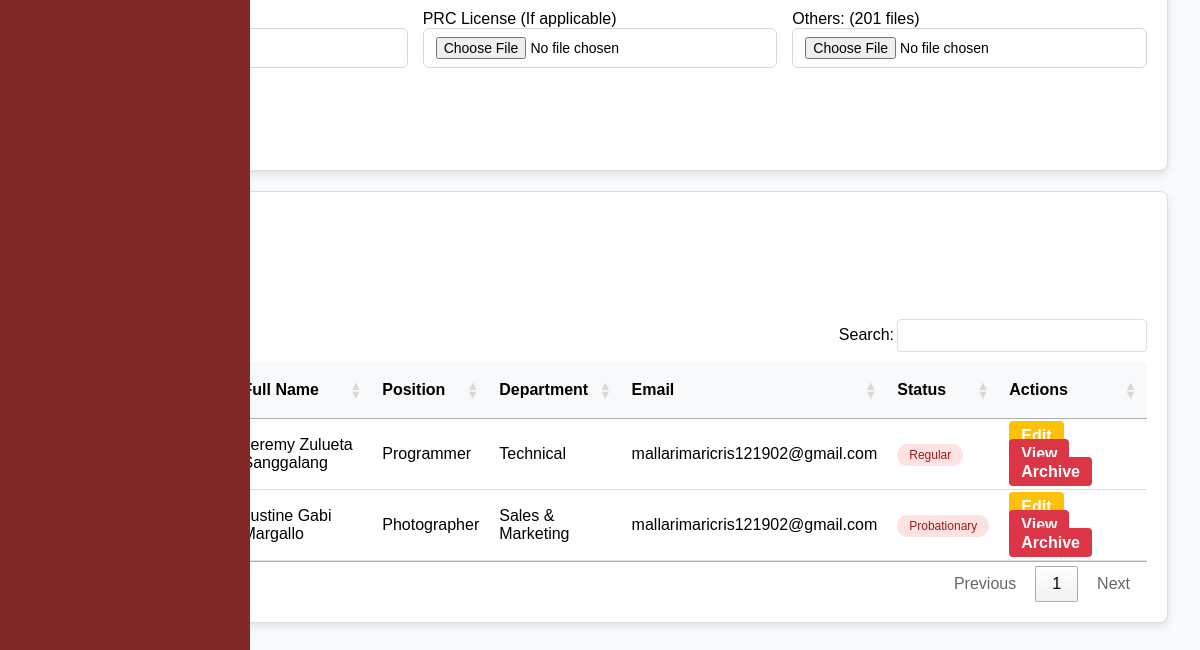
The app's page /admin/employees.php (signed in, lower part), older data.
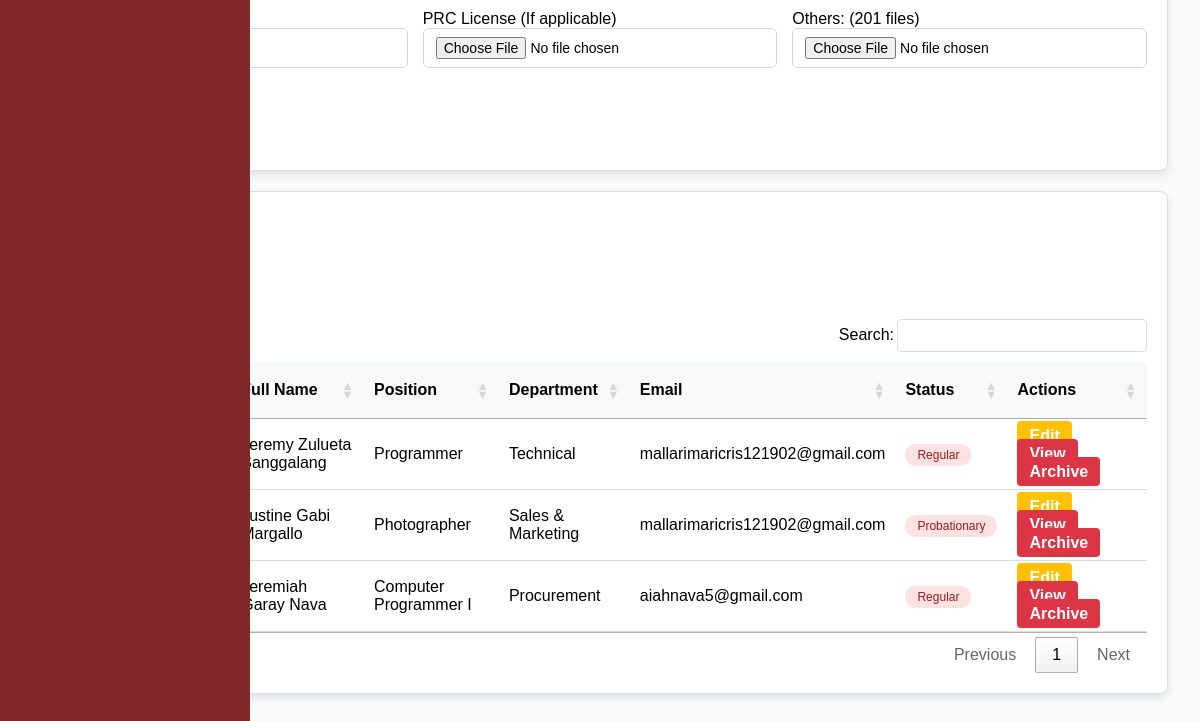
The same page, newer data.
### tables this page shows
CREATE TABLE `employees` (
  `id` int(11) NOT NULL,
  `last_name` varchar(255) NOT NULL,
  `first_name` varchar(255) NOT NULL,
  `middle_name` varchar(255) NOT NULL,
  `suffix` varchar(255) NOT NULL,
  `gender` varchar(32) NOT NULL,
  `email` varchar(100) NOT NULL,
  `position` varchar(255) NOT NULL,
  `hire_date` date NOT NULL,
  `department` varchar(255) NOT NULL,
  `employment_status` varchar(255) NOT NULL,
  `employee_id` int(20) NOT NULL,
  `user_type` int(11) NOT NULL DEFAULT 2 COMMENT '1=admin, 2=staff, 3=super admin',
  `password` varchar(255) NOT NULL,
  `e_status` int(11) NOT NULL DEFAULT 1,
  `date_of_birth` date DEFAULT NULL,
  `age` varchar(32) NOT NULL,
  `contact_number` varchar(20) DEFAULT NULL,
  `perma_address` text DEFAULT NULL,
  `civil_status` varchar(10) DEFAULT NULL,
  `sss_number` varchar(15) DEFAULT NULL,
  `philhealth_number` varchar(15) DEFAULT NULL,
  `pagibig_number` varchar(15) DEFAULT NULL,
  `tin_number` varchar(15) DEFAULT NULL,
  `emergency_contact_name` varchar(50) DEFAULT NULL,
  `emergency_contact_number` varchar(15) DEFAULT NULL,
  `educational_background` enum('Technical-Vocational Program graduate','College graduate','Master''s degree graduate','Doctorate degree graduate') DEFAULT NULL,
  `skills` text DEFAULT NULL,
  `username` varchar(255) NOT NULL,
  `sick_leave` int(11) NOT NULL DEFAULT 0,
  `vacation_leave` int(11) NOT NULL DEFAULT 0,
  `maternity_leave` int(11) NOT NULL DEFAULT 0,
  `paternity_leave` int(11) NOT NULL DEFAULT 0,
  `sick_availed` int(11) NOT NULL,
  `vacation_availed` int(11) NOT NULL,
  `maternity_availed` int(11) NOT NULL,
  `paternity_availed` int(11) NOT NULL,
  `medical` varchar(32) DEFAULT NULL,
  `tor` varchar(32) DEFAULT NULL,
  `nbi_clearance` varchar(32) DEFAULT NULL,
  `resume` varchar(32) DEFAULT NULL,
  `prc` varchar(32) DEFAULT NULL,
  `others` varchar(32) DEFAULT NULL,
  `medical_type` varchar(32) DEFAULT NULL,
  `tor_type` varchar(32) DEFAULT NULL,
  `police_type` varchar(32) DEFAULT NULL,
  `resume_type` varchar(32) DEFAULT NULL,
  `prc_type` varchar(32) DEFAULT NULL,
  `others_type` varchar(32) DEFAULT NULL,
  `is_archived` tinyint(1) DEFAULT 0
);

### admin/employees.php (the view, shortened to what this page needs)
<?php
    $conn = mysqli_connect('localhost', 'root', '', 'esetech');
    $sql = "SELECT * FROM employees WHERE is_archived = 0";
    $resultEmployees = mysqli_query($conn, $sql);
include('header.php');
?>
<?php include('includes/sideBar.php'); ?>
<link rel="stylesheet" href="https://cdn.datatables.net/1.13.5/css/jquery.dataTables.min.css" />
<main class="main-content">
        <section id="dashboard">
            <div class="card form-content">
    <div class="card-body">
        <form method="POST" enctype="multipart/form-data">
             <br>
                <div class="form-row">
                    <div class="col-md-6">
                        <label for="resume">Resume</label>
                    </div>
                    <div class="col-md-6">
                        <label for="prc">PRC License (If applicable)</label>
                        <input type="file" class="form-control" name="file_prc" accept=".pdf,image/*">
                    </div>
                    <div class="col-md-6">
                        <label for="others">Others: (201 files)</label>
                        <input type="file" class="form-control" name="file_201" accept=".pdf,image/*" required>
                    </div>
                </div>
             <br>
            <div class="form-row justify-content-center mt-4">
                <div class="col-md-4 text-center">
                    </div>
                    </form>
                </div>
            </div>
            <div class="card">
            <div class="card-header">
        <div class="card-body">
            <h3>Employee List</h3>
            <div class="report_btn">
                <div class="dropdown">
                    <button class="btn export_btn">Export as</button>
                </div>
        <button class="btn print_btn">Print</button>
    </div>
        <table id="myTable" class="employee-table">
            <thead>
                <tr>
                    <th>No.</th>
                    <th>Employee ID</th>
                    <th>Full Name</th>
                    <th>Position</th>
                    <th>Department</th>
                    <th>Email</th>
                    <th>Status</th>
                    <th class="actions">Actions</th>
                </tr>
            </thead>
            <tbody>
                <?php
                    $counter = 1;
                    while ($employee = mysqli_fetch_assoc($resultEmployees)):
                ?>
                    <tr>
                        <td><?php echo $counter++; ?></td>
                        <td class="employee_id_display"><?php echo $employee['employee_id']; ?></td>
                        <td>
                            <?php
                                $full_name = trim($employee['first_name'] . ' ' . $employee['middle_name'] . ' ' . $employee['last_name']);
                                echo htmlspecialchars($full_name);
                            ?>
                        </td>
                        <td><?php echo htmlspecialchars($employee['position']); ?></td>
                        <td><?php echo htmlspecialchars($employee['department']); ?></td>
                        <td><?php echo htmlspecialchars($employee['email']); ?></td>
                        <td>
                            <span class="<?php echo $employee['employment_status'] === 'Active' ? 'status-active' : 'status-inactive'; ?>">
                                <?php echo htmlspecialchars($employee['employment_status']); ?>
                            </span>
                        </td>
                        <td class="actions action-buttons">
                            <a href="./edit_employee?id=<?php echo $employee['id']; ?>" class="btn btn-warning">Edit</a>
                            <a href="./view_employee?id=<?php echo $employee['id']; ?>" class="btn btn-danger">View</a>
                            <a href="?delete_id=<?php echo $employee['id']; ?>" class="btn btn-danger" onclick="return confirm('Are you sure you want to Archive this employee?');">Archive</a>
                        </td>
                    </tr>
                <?php endwhile; ?>
            </tbody>
        </table>
    </div>
</div>
</div>
<?php include('footer.php'); ?>

Row changes from the older to the newer data that the page shows:
added employees: full_name "Jeremiah Garay Nava", position "Computer Programmer I", department "Procurement", email "aiahnava5@gmail.com", employment_status "Regular"
